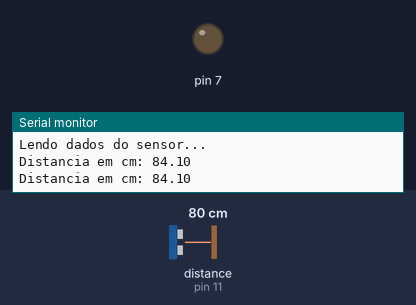
The sketch below on a simulated Arduino Uno, built with avr-gcc and run on an emulated ATmega328P. Parts: output pins drawn as LEDs (lit = HIGH), the last lines printed to the serial monitor. Wiring (inferred from the names in the program): ultrasonic range finder: trigger pin 13; echo pin 11. The test bench sets the inputs (shaded band); at power-on: distance to the obstacle (sensor on pin 11) 80 cm. The echo pulse lasts 58.3 µs per cm; pins used as bus, display or sensor lines are not drawn.

Above: at 1.8 s.
1.9 s: distance to the obstacle (sensor on pin 11) set to 11 cm
3.4 s: distance to the obstacle (sensor on pin 11) set to 8 cm
At 5.2 s:
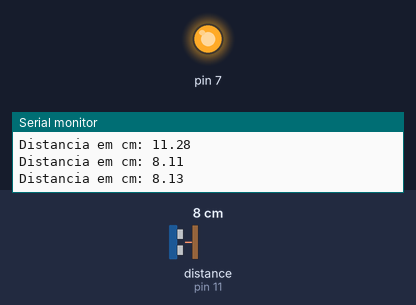
5.5 s: distance to the obstacle (sensor on pin 11) set to 18 cm
At 7.0 s:
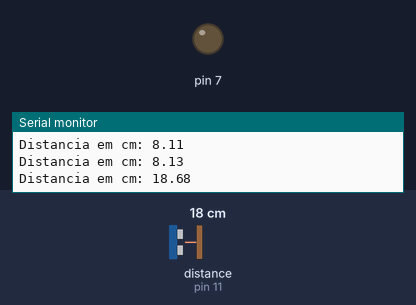
7.5 s: distance to the obstacle (sensor on pin 11) set to 2 cm
At 8.7 s:
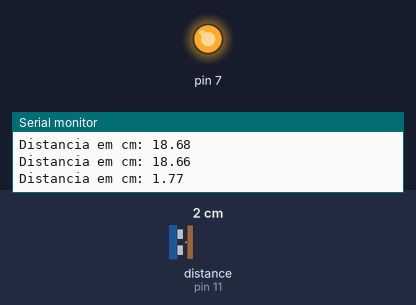
Timing chart, 0 to 10.5 s (numbered marks = the images above; inputs shaded):
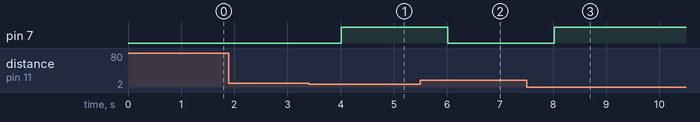

Measured:
- the behaviour switches between 10 and 9 cm on distance to the obstacle (sensor on pin 11) (found by bisection; images 0 and 1)
- after the input at 3.4 s, pin 7: LOW → HIGH after 0.62 s
- after the input at 5.5 s, pin 7: HIGH → LOW after 0.52 s
- after the input at 7.5 s, pin 7: LOW → HIGH after 0.52 s

The sketch:

movimenti_luz.ino
```cpp
//Programa: Conectando Sensor Ultrassonico HC-SR04 ao Arduino
//Autor: FILIPEFLOP

//Carrega a biblioteca do sensor ultrassonico
#include <Ultrasonic.h>

//Define os pinos para o trigger e echo
#define pino_trigger 13
#define pino_echo 11

//Inicializa o sensor nos pinos definidos acima
Ultrasonic ultrasonic(pino_trigger, pino_echo);

void setup()
{
  Serial.begin(9600);
  Serial.println("Lendo dados do sensor...");
  pinMode(7, OUTPUT);
}

void loop()
{
  //Le as informacoes do sensor, em cm e pol
  float cmMsec, inMsec;
  long microsec = ultrasonic.timing();
  cmMsec = ultrasonic.convert(microsec, Ultrasonic::CM);
  //Exibe informacoes no serial monitor
  Serial.print("Distancia em cm: ");
  Serial.println(cmMsec);
  if(cmMsec <= 10){
    digitalWrite(7, HIGH);
  } else {
    digitalWrite(7, LOW);
  }
  delay(1000);
}
```

Ultrasonic.cpp
```cpp
/*
 * Ultrasonic.cpp - Library for HC-SR04 Ultrasonic Sensing Module.
 *
 * With ideas from:
 *   Created by ITead studio. Apr 20, 2010.
 *   iteadstudio.com
 *
 * SVN Keywords
 * ----------------------------------
 * $Author: cnobile $
 * $Date: 2011-10-08 21:07:42 -0400 (Sat, 08 Oct 2011) $
 * $Revision: 35 $
 * ----------------------------------
 *
 * Centimeters Divisor
 * =========== =======
 *  15.875     26.9029
 *  46.355     27.6233
 *  92.075     28.1949
 * 137.795     28.4717
 * 183.515     28.5584
 * 229.235     28.5936
 * 274.955     28.7194
 *
 * Inches      Divisor
 * ======      =======
 *   6.25      68.3333
 *  18.25      70.1633
 *  36.25      71.6152
 *  54.25      72.3182
 *  72.25      72.5384
 *  90.25      72.6277
 * 108.25      72.9473
 */

#include <stdlib.h>
#include <string.h>
#include <Ultrasonic.h>


Ultrasonic::Ultrasonic(int tp, int ep)
    {
    pinMode(tp, OUTPUT);
    pinMode(ep, INPUT);
    _trigPin = tp;
    _echoPin = ep;
    _cmDivisor = 27.6233;
    _inDivisor = 70.1633;
    }

long Ultrasonic::timing()
    {
    digitalWrite(_trigPin, LOW);
    delayMicroseconds(2);
    digitalWrite(_trigPin, HIGH);
    delayMicroseconds(10);
    digitalWrite(_trigPin, LOW);
    return pulseIn(_echoPin, HIGH);
    }

float Ultrasonic::convert(long microsec, int metric)
    {
    // microsec / 29 / 2;
    if(metric) return microsec / _cmDivisor / 2.0;  // CM
    // microsec / 74 / 2;
    else return microsec / _inDivisor / 2.0;  // IN
    }

void Ultrasonic::setDivisor(float value, int metric)
    {
    if(metric) _cmDivisor = value;
    else _inDivisor = value;
    }

#ifdef COMPILE_STD_DEV
bool Ultrasonic::sampleCreate(size_t numBufs, ...)
    {
    bool result = false;
    va_list ap;
    _numBufs = numBufs;

    if((_pBuffers = (BufCtl *) calloc(numBufs, sizeof(BufCtl))) != NULL)
        {
        va_start(ap, numBufs);
        BufCtl *buf;
        size_t smpSize;

        for(size_t i = 0; i < _numBufs; i++)
            {
            buf = &_pBuffers[i];
            smpSize = va_arg(ap, size_t);

            if((buf->pBegin = (float *) calloc(smpSize, sizeof(float))) != NULL)
                {
                buf->pIndex = buf->pBegin;
                buf->length = smpSize;
                buf->filled = false;
                result = true;
                }
            else
                {
                result = false;
                break;
                }
            }

        va_end(ap);
        }

    if(!result) _freeBuffers();
    return result;
    }

void Ultrasonic::sampleClear()
    {
    if(_pBuffers)
        {
        BufCtl *buf;

        for(size_t i = 0; i < _numBufs; i++)
            {
            buf = &_pBuffers[i];
            memset(buf, '\0', sizeof(float) * buf->length);
            buf->pIndex = buf->pBegin;
            buf->filled = false;
            }
        }
    }

float Ultrasonic::unbiasedStdDev(float value, size_t bufNum)
    {
    float result = 0.0;

    if(_pBuffers)
        {
        BufCtl *buf = &_pBuffers[bufNum];

        if(buf->length > 1)
            {
            _sampleUpdate(buf, float(value));

            if(buf->filled)
                {
                float sum = 0.0, mean, tmp;

                for(size_t i = 0; i < buf->length; i++)
                    sum += buf->pBegin[i];

                mean = sum / buf->length;
                sum = 0.0;

                for(size_t i = 0; i < buf->length; i++)
                    {
                    tmp = buf->pBegin[i] - mean;
                    sum += (tmp * tmp);
                    }

                result = sqrt(sum / (buf->length - 1));
                //Serial.print(bufNum);
                //Serial.print(" : ");
                //Serial.println(result);
                }
            }
        }

    return result;
    }

void Ultrasonic::_sampleUpdate(BufCtl *buf, float msec)
    {
    if(buf->pIndex >= (buf->pBegin + buf->length))
        {
        buf->pIndex = buf->pBegin;
        buf->filled = true;
        }

    *(buf->pIndex++) = msec;
    }

void Ultrasonic::_freeBuffers()
    {
    if(_pBuffers)
        {
        BufCtl *buf;

        for(size_t i = 0; i < _numBufs; i++)
            {
            buf = &_pBuffers[i];
            free(buf->pBegin);
            }

        free(_pBuffers);
        }
    }
#endif // COMPILE_STD_DEV
```

Ultrasonic.h
```cpp
/*
 * Ultrasonic.h - Library for HC-SR04 Ultrasonic Sensing Module.
 *
 * With ideas from:
 *   Created by ITead studio. Alex, Apr 20, 2010.
 *   iteadstudio.com
 *
 * SVN Keywords
 * ----------------------------------
 * $Author: cnobile $
 * $Date: 2011-12-07 21:49:14 -0500 (Wed, 07 Dec 2011) $
 * $Revision: 38 $
 * ----------------------------------
 *
 * Thank you to Rowan Simms for pointing out the change in header name with
 * Arduino version 1.0 and up.
 *
 */

#ifndef ULTRASONIC_H
#define ULTRASONIC_H

#include <stddef.h>

#if defined(ARDUINO) && ARDUINO >= 100
  #include <Arduino.h>
#else
  #include <WProgram.h>
#endif

// Undefine COMPILE_STD_DEV if you don't want Standard Deviation.
#define COMPILE_STD_DEV


typedef struct bufferCtl
    {
    float *pBegin;
    float *pIndex;
    size_t length;
    bool filled;
    } BufCtl;

class Ultrasonic
    {
    public:
    Ultrasonic(int tp, int ep);
    long timing();
    float convert(long microsec, int metric);
    void setDivisor(float value, int metric);
    static const int IN = 0;
    static const int CM = 1;

#ifdef COMPILE_STD_DEV
    bool sampleCreate(size_t size, ...);
    void sampleClear();
    float unbiasedStdDev(float value, size_t bufNum);
#endif // COMPILE_STD_DEV

    private:
    int _trigPin;
    int _echoPin;
    float _cmDivisor;
    float _inDivisor;

#ifdef COMPILE_STD_DEV
    size_t _numBufs;
    BufCtl *_pBuffers;
    void _sampleUpdate(BufCtl *buf, float msec);
    void _freeBuffers();
#endif // COMPILE_STD_DEV
    };

#endif // ULTRASONIC_H
```
